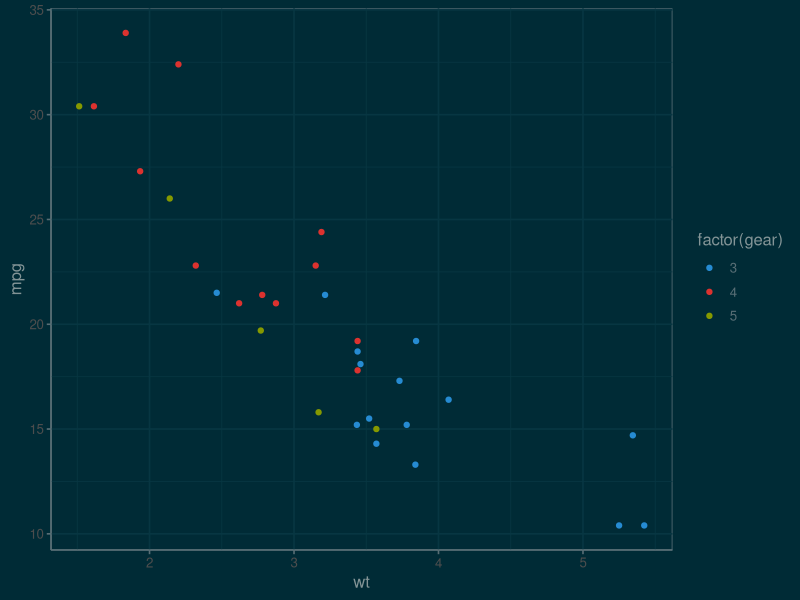
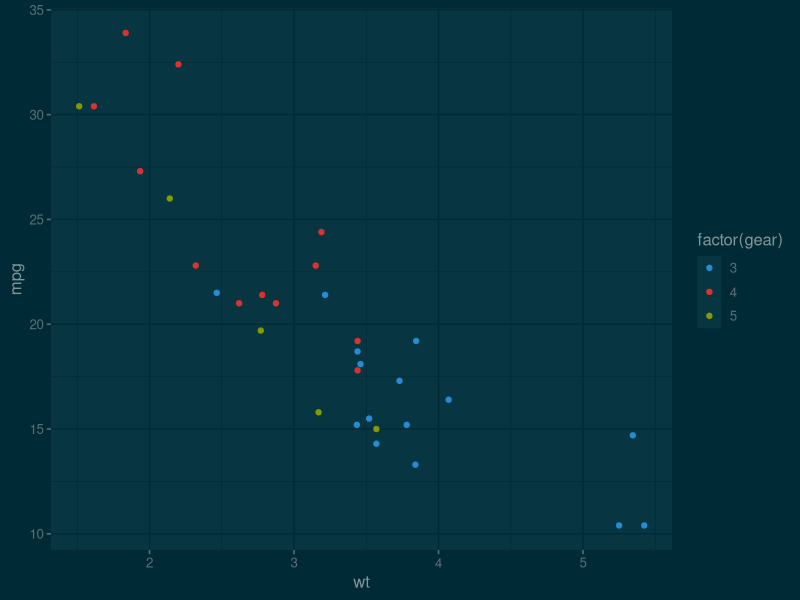

Reproduce these figures in R, in order.
library(ggthemes)


### Name: theme_solarized
### Title: ggplot color themes based on the Solarized palette
### Aliases: theme_solarized theme_solarized_2

### ** Examples

library("ggplot2")

p <- ggplot(mtcars) +
     geom_point(aes(x = wt, y = mpg, colour = factor(gear)))

# Light version with different main accent colors
for (accent in names(ggthemes::ggthemes_data[["solarized"]][["accents"]])) {
  print(p + theme_solarized() +
        scale_colour_solarized(accent))
}

# Dark version
p + theme_solarized(light = FALSE) +
    scale_colour_solarized("blue")

# Alternative theme
p + theme_solarized_2(light = FALSE) +
  scale_colour_solarized("blue")
